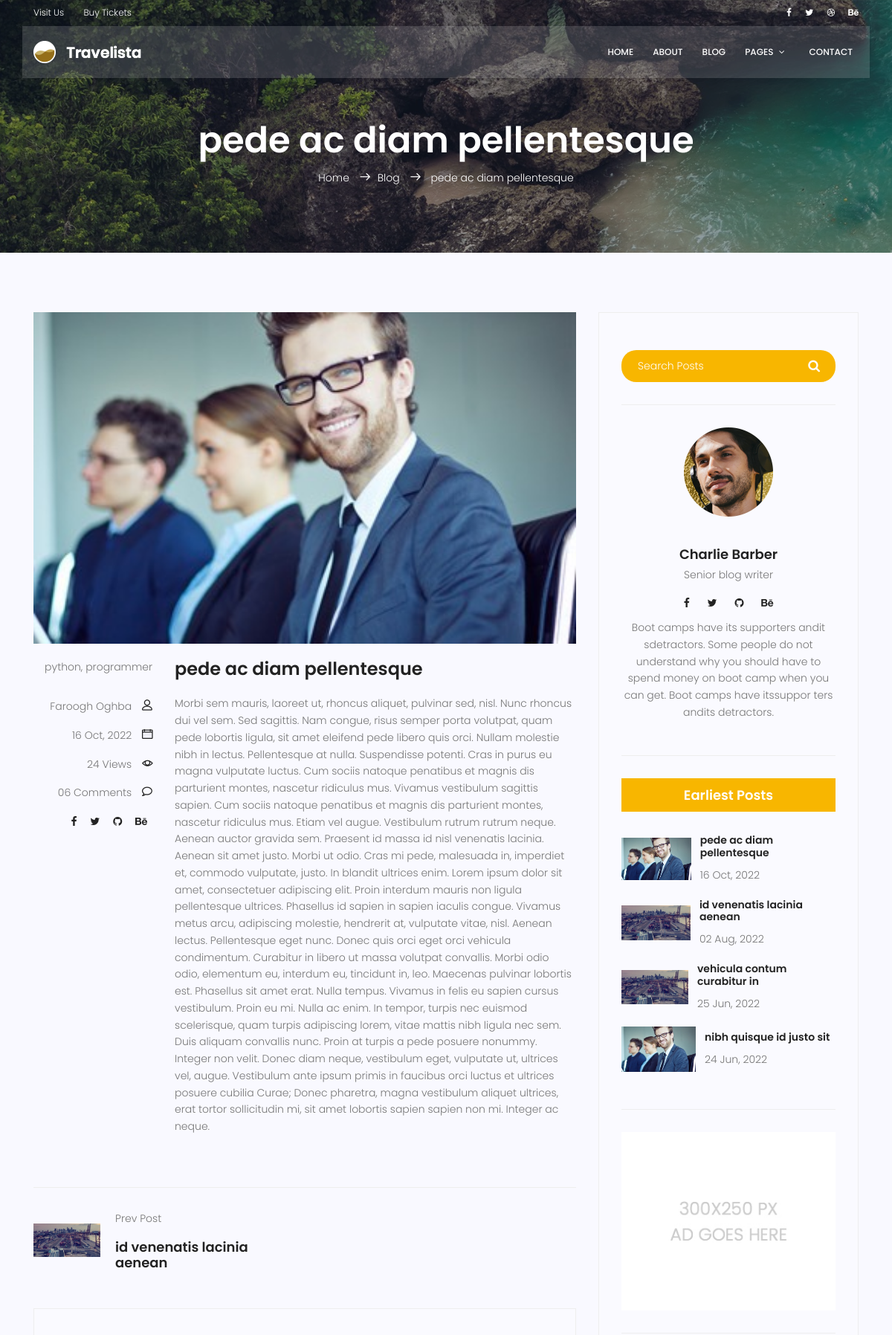
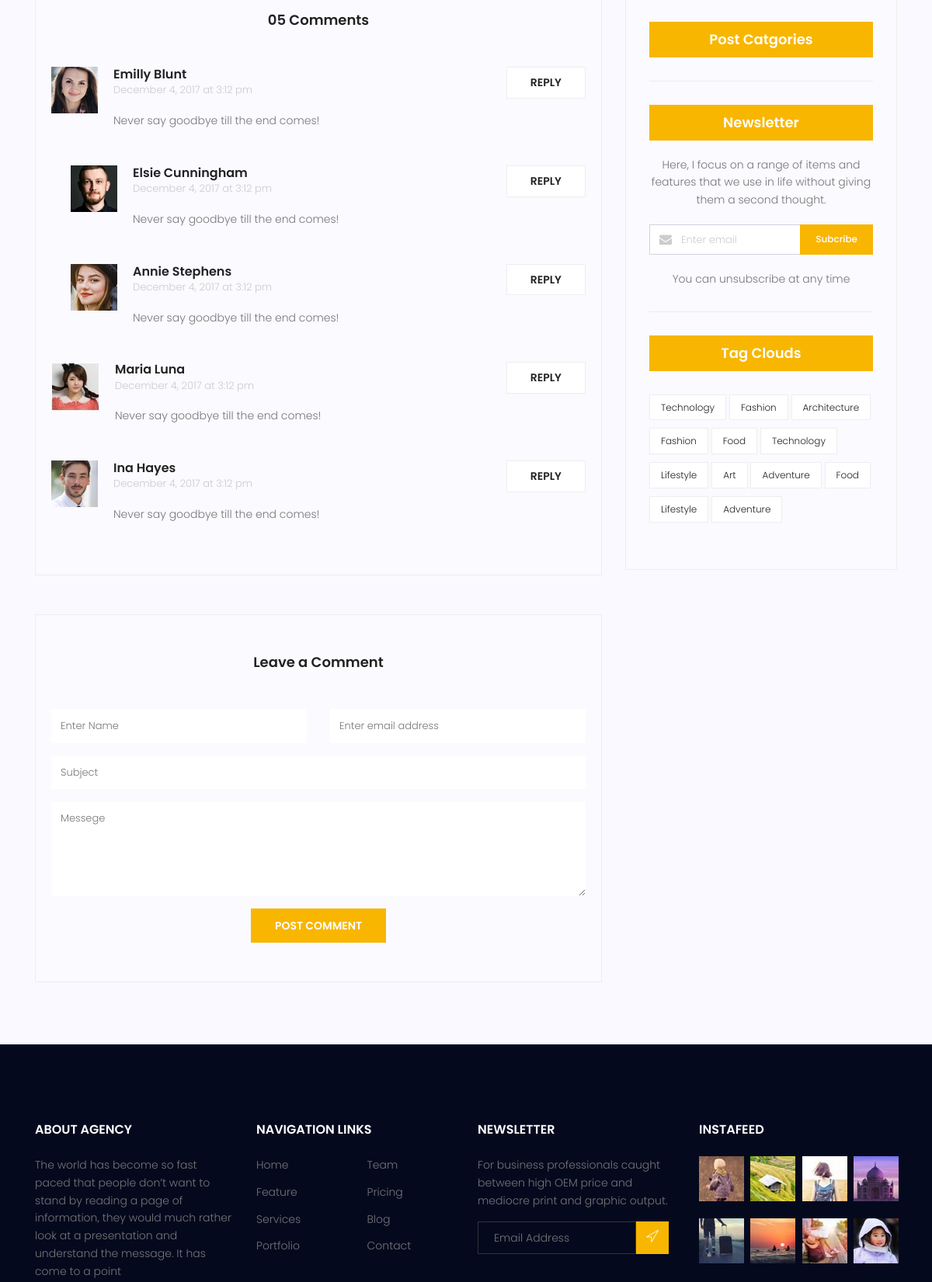
The app's page /blog/single/2/ (upper part) with its own data (2 pictures, top to bottom).
### blog/models.py (models this page shows, shortened)
class Post(models.Model):
    author = models.ForeignKey(to=User, on_delete=models.SET_NULL, null=True)
    image = models.ImageField(upload_to='blog_post/', default='blog_post/default.jpg')
    title = models.CharField(max_length=255)
    content = models.TextField()
    category = models.ManyToManyField(to=Category)
    counted_views = models.IntegerField(default=0)
    status = models.BooleanField(default=False)
    publish_date = models.DateTimeField(null=True)
    created_date = models.DateTimeField(auto_now_add=True)
    updated_date = models.DateTimeField(auto_now=True)
    class Meta:
        ordering = ['-publish_date']

class Category(models.Model):
    name = models.CharField(max_length=255)
    def __str__(self):
        return self.name

### blog/views.py (the view)
# urls.py: path('single/<int:post_id>/', blog_single_view, name='single')
def blog_single_view(request, post_id):
    current_post = get_object_or_404(Post, pk=post_id, publish_date__lte=timezone.now(), status=True)
    current_post.counted_views += 1
    current_post.save()
    all_post = Post.objects.filter(publish_date__lte=timezone.now(), status=True)
    prev_post = [post for post in all_post if post.publish_date < current_post.publish_date]
    next_post = [post for post in list(reversed(all_post)) if post.publish_date > current_post.publish_date]
    context = {
        'current_post': current_post,
        'next_post': next_post,
        'prev_post': prev_post
    }
    return render(request, template_name='blog/blog-single.html', context=context)

### blog/templatetags/blog_tags.py (called while the page is built)
@register.inclusion_tag('blog/blog-latest-posts.html')
def latest_posts():
    posts = Post.objects.filter(publish_date__lte=timezone.now(), status=True)[:4]
    return {'posts': posts}

### blog/templates/blog/blog-single.html (shortened to what this page needs)
{% extends 'base.html' %}
{% load static %}
{% load blog_tags %}
{% block content %}
<section class="relative about-banner">
    <div class="overlay overlay-bg"></div>
    <div class="container">
        <div class="row d-flex align-items-center justify-content-center">
            <div class="about-content col-lg-12">
                <h1 class="text-white">
                    {{ current_post.title }}
                </h1>
                <p class="text-white link-nav"><a href="{% url 'website:index' %}">Home </a> <span
                        class="lnr lnr-arrow-right"></span><a href="{% url 'blog:home' %}">Blog </a> <span
                        class="lnr lnr-arrow-right"></span> {{ current_post.title }}</p>
            </div>
        </div>
    </div>
</section>
<section class="post-content-area single-post-area">
    <div class="container">
        <div class="row">
            <div class="col-lg-8 posts-list">
                <div class="single-post row">
                    <div class="col-lg-12">
                        <div class="feature-img">
                            <img class="img-fluid" src="{{ current_post.image.url }}" alt="">
                        </div>
                    </div>
                    <div class="col-lg-3  col-md-3 meta-details">
                        <ul class="tags">
                            {{ current_post.category.all|join:", " }}
                        </ul>
                        <div class="user-details row">
                            <p class="user-name col-lg-12 col-md-12 col-6"><a href="#">{{ current_post.author.get_full_name }}</a> <span
                                    class="lnr lnr-user"></span></p>
                            <p class="date col-lg-12 col-md-12 col-6"><a href="#">{{ current_post.publish_date | date:'d M, Y' }}</a> <span
                                    class="lnr lnr-calendar-full"></span></p>
                            <p class="view col-lg-12 col-md-12 col-6"><a href="#">{{ current_post.counted_views }} Views</a> <span
                                    class="lnr lnr-eye"></span></p>
                            <p class="comments col-lg-12 col-md-12 col-6"><a href="#">06 Comments</a> <span
                                    class="lnr lnr-bubble"></span></p>
                            <ul class="social-links col-lg-12 col-md-12 col-6">
                                <li><a href="#"><i class="fa fa-facebook"></i></a></li>
                                <li><a href="#"><i class="fa fa-twitter"></i></a></li>
                                <li><a href="#"><i class="fa fa-github"></i></a></li>
                                <li><a href="#"><i class="fa fa-behance"></i></a></li>
                            </ul>
                        </div>
                    </div>
                    <div class="col-lg-9 col-md-9">
                        <h3 class="mt-20 mb-20">{{ current_post.title }}</h3>
                        <p class="excert">
                            {{ current_post.content }}
                        </p>
                    </div>
                </div>
                <div class="navigation-area">
                    <div class="row">
                        <div class="col-lg-6 col-md-6 col-12 nav-left flex-row d-flex justify-content-start align-items-center">
                            {% if prev_post %}
                                <div class="thumb">
                                    <a href="#"><img class="img-fluid" src="{{ prev_post.0.image.url }}" alt=""></a>
                                </div>
                                <div class="arrow">
                                    <a href="#"></a>
                                </div>
                                <div class="detials">
                                    <p>Prev Post</p>
                                    <a href="{% url 'blog:single' prev_post.0.id %}"><h4>{{ prev_post.0.title }}</h4></a>
                                </div>
                            {% endif %}
                        </div>
                        <div class="col-lg-6 col-md-6 col-12 nav-right flex-row d-flex justify-content-end align-items-center">
                        </div>
                    </div>
                </div>
                <div class="comments-area">
                    <h4>05 Comments</h4>
                    <div class="comment-list">
                        <div class="single-comment justify-content-between d-flex">
                            <div class="user justify-content-between d-flex">
                                <div class="thumb">
                                    <img src="{% static 'img/blog/c1.jpg' %}" alt="">
                                </div>
                                <div class="desc">
                                    <h5><a href="#">Emilly Blunt</a></h5>
                                    <p class="date">December 4, 2017 at 3:12 pm </p>
                                    <p class="comment">
                                        Never say goodbye till the end comes!
                                    </p>
                                </div>
                            </div>
                            <div class="reply-btn">
                                <a href="" class="btn-reply text-uppercase">reply</a>
                            </div>
                        </div>
                    </div>
                    <div class="comment-list left-padding">
                        <div class="single-comment justify-content-between d-flex">
                            <div class="user justify-content-between d-flex">
                                <div class="thumb">
                                    <img src="{% static 'img/blog/c2.jpg' %}" alt="">
                                </div>
                                <div class="desc">
                                    <h5><a href="#">Elsie Cunningham</a></h5>
                                    <p class="date">December 4, 2017 at 3:12 pm </p>
                                    <p class="comment">
                                        Never say goodbye till the end comes!
                                    </p>
                                </div>
                            </div>
                            <div class="reply-btn">
                                <a href="" class="btn-reply text-uppercase">reply</a>
                            </div>
                        </div>
                    </div>
                    <div class="comment-list left-padding">
                        <div class="single-comment justify-content-between d-flex">
                            <div class="user justify-content-between d-flex">
                                <div class="thumb">
                                    <img src="{% static 'img/blog/c3.jpg' %}" alt="">
                                </div>
                                <div class="desc">
                                    <h5><a href="#">Annie Stephens</a></h5>
                                    <p class="date">December 4, 2017 at 3:12 pm </p>
                                    <p class="comment">
                                        Never say goodbye till the end comes!
                                    </p>
                                </div>
                            </div>
                            <div class="reply-btn">
                                <a href="" class="btn-reply text-uppercase">reply</a>
                            </div>
                        </div>
                    </div>
                    <div class="comment-list">
                        <div class="single-comment justify-content-between d-flex">
                            <div class="user justify-content-between d-flex">
                                <div class="thumb">
                                    <img src="{% static 'img/blog/c4.jpg' %}" alt="">
                                </div>
                                <div class="desc">
                                    <h5><a href="#">Maria Luna</a></h5>
                                    <p class="date">December 4, 2017 at 3:12 pm </p>
                                    <p class="comment">
                                        Never say goodbye till the end comes!
                                    </p>
                                </div>
                            </div>
                            <div class="reply-btn">
                                <a href="" class="btn-reply text-uppercase">reply</a>
                            </div>
                        </div>
                    </div>
                    <div class="comment-list">
                        <div class="single-comment justify-content-between d-flex">
                            <div class="user justify-content-between d-flex">
                                <div class="thumb">
                                    <img src="{% static 'img/blog/c5.jpg' %}" alt="">
                                </div>
                                <div class="desc">
                                    <h5><a href="#">Ina Hayes</a></h5>
                                    <p class="date">December 4, 2017 at 3:12 pm </p>
                                    <p class="comment">
                                        Never say goodbye till the end comes!
                                    </p>
                                </div>
                            </div>
                            <div class="reply-btn">
                                <a href="" class="btn-reply text-uppercase">reply</a>
                            </div>
                        </div>
                    </div>
                </div>
                <div class="comment-form">
                    <h4>Leave a Comment</h4>
                    <form>
                        <div class="form-group form-inline">
                            <div class="form-group col-lg-6 col-md-12 name">
                                <input type="text" class="form-control" id="name" placeholder="Enter Name"
                                       onfocus="this.placeholder = ''" onblur="this.placeholder = 'Enter Name'">
                            </div>
                            <div class="form-group col-lg-6 col-md-12 email">
                                <input type="email" class="form-control" id="email" placeholder="Enter email address"
                                       onfocus="this.placeholder = ''"
                                       onblur="this.placeholder = 'Enter email address'">
                            </div>
                        </div>
                        <div class="form-group">
                            <input type="text" class="form-control" id="subject" placeholder="Subject"
                                   onfocus="this.placeholder = ''" onblur="this.placeholder = 'Subject'">
                        </div>
                        <div class="form-group">
                            <textarea class="form-control mb-10" rows="5" name="message" placeholder="Messege"
                                      onfocus="this.placeholder = ''" onblur="this.placeholder = 'Messege'"
                                      required=""></textarea>
                        </div>
                        <a href="#" class="primary-btn text-uppercase">Post Comment</a>
                    </form>
                </div>
            </div>
            <div class="col-lg-4 sidebar-widgets">
                <div class="widget-wrap">
                    {% include 'blog/blog-search.html' %}
                    {% include 'blog/blog-writer.html' %}
                    {% latest_posts %}
                    {% include 'blog/blog-ads.html' %}
                    {% include 'blog/blog-post-category.html' %}
                    {% include 'blog/blog-newsletter.html' %}
                    {% include 'blog/blog-tags.html' %}
                </div>
            </div>
        </div>
    </div>
</section>
{% endblock %}

### blog/templates/blog/blog-latest-posts.html
{% load static %}
<div class="single-sidebar-widget popular-post-widget">
    <h4 class="popular-title">Earliest Posts</h4>
    <div class="popular-post-list">
        {% for post in posts %}
            <div class="single-post-list d-flex flex-row align-items-center">
                <div class="thumb">
                    <img class="img-fluid" src="{{ post.image.url }}" alt="">
                </div>
                <div class="details">
                    <a href="{% url 'blog:single' post.id %}"><h6>{{ post.title }}</h6></a>
                    <p>{{post.publish_date|date:'d M, Y'}}</p>
                </div>
            </div>
        {% endfor %}
    </div>
</div>

### records on screen
Post: title "pede ac diam pellentesque", image (picture), category.all "python, programmer", author.get_full_name "Faroogh Oghba", publish_date "16 Oct, 2022", counted_views "24", content "Morbi sem mauris, laoreet ut, rhoncus aliquet, pulvinar sed, nisl. Nunc rhoncus dui vel sem. Sed sagittis. Nam congue, risus semper porta volutpat, quam pede lobortis ligula, sit amet eleifend pede libero quis orci. Nullam molestie nibh in lectus. Pellentesque at nulla. Suspendisse potenti. Cras in purus eu magna vulputate luctus. Cum sociis natoque penatibus et magnis dis parturient montes, nascetur ridiculus mus. Vivamus vestibulum sagittis sapien. Cum sociis natoque penatibus et magnis dis parturient montes, nascetur ridiculus mus. Etiam vel augue. Vestibulum rutrum rutrum neque. Aenean auctor gravida sem. Praesent id massa id nisl venenatis lacinia. Aenean sit amet justo. Morbi ut odio.…"
Post: image (placeholder picture), title "id venenatis lacinia aenean", publish_date "02 Aug, 2022"
Post: image (placeholder picture), title "vehicula contum curabitur in", publish_date "25 Jun, 2022"
Post: image (picture), title "nibh quisque id justo sit", publish_date "24 Jun, 2022"
